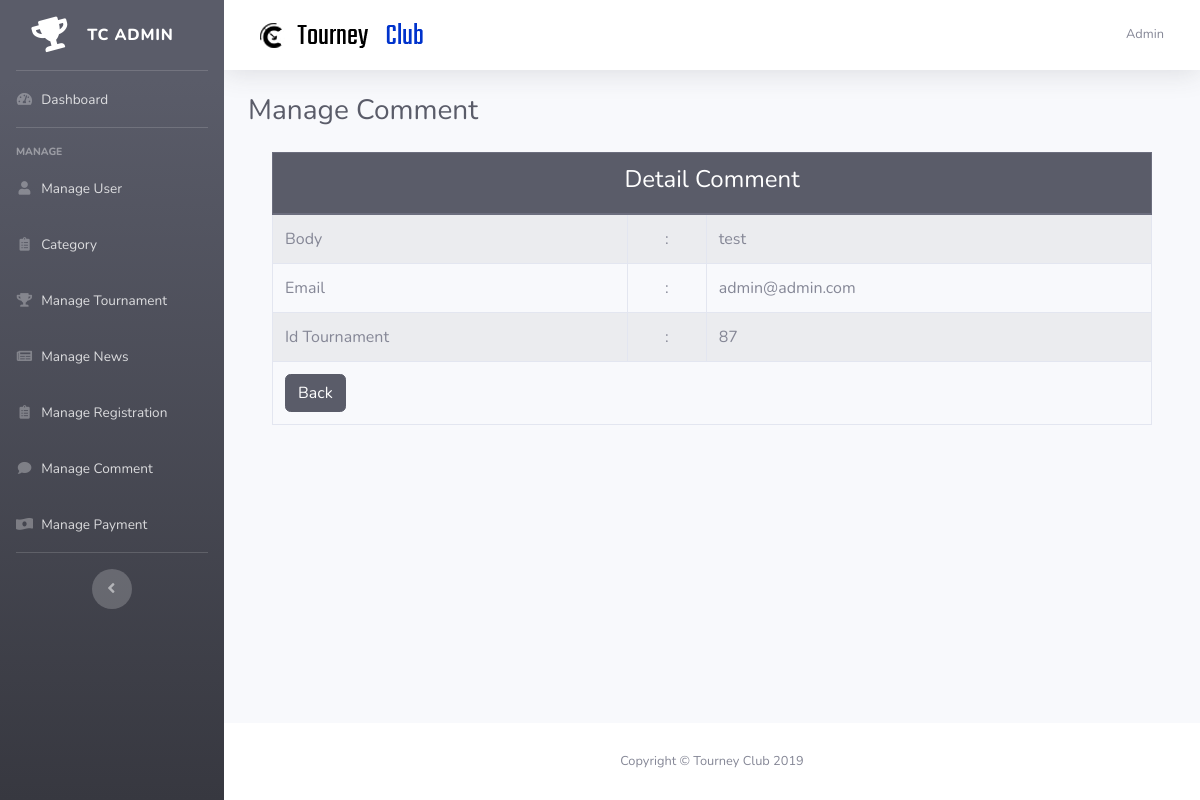
Screenshot of /admin/index.php?page=detail_comment&id_comment=45 (signed in) with the database file from the repository.
### tables this page shows
CREATE TABLE `tb_user` (
  `id_user` int(11) NOT NULL,
  `email` varchar(128) NOT NULL,
  `username` varchar(255) NOT NULL,
  `password` varchar(255) NOT NULL,
  `level` varchar(50) NOT NULL,
  `about` text NOT NULL,
  `date_birth` varchar(128) NOT NULL,
  `image` text NOT NULL,
  `date_created` datetime NOT NULL DEFAULT current_timestamp()
);

CREATE TABLE `tb_comment` (
  `id_comment` int(11) NOT NULL,
  `body` text NOT NULL,
  `email` varchar(100) NOT NULL,
  `id_tournament` int(11) NOT NULL
);

### admin/index.php (the view, shortened to what this page needs)
<?php
  include "koneksi.php";
  @$session = $_SESSION['email'];
  $query_user = "SELECT * FROM tb_user WHERE email='$session'";
  $hasil_user = mysqli_query($koneksi, $query_user);
  $data_user = mysqli_fetch_array($hasil_user);
?>
<!DOCTYPE html>
<html lang="en">
<head>
  <link href="vendor/fontawesome-free/css/all.min.css" rel="stylesheet" type="text/css">
  <link href="css/sb-admin-2.min.css" rel="stylesheet">
</head>
<body id="page-top">
  <div id="wrapper">
    <ul class="navbar-nav bg-gradient-dark sidebar sidebar-dark accordion" id="accordionSidebar">
      <a class="sidebar-brand d-flex align-items-center justify-content-center" href="index.php?page=dashboard">
        <div class="sidebar-brand-icon rotate-n-15">
          <i class="fas fa-trophy"></i>
        </div>
        <div class="sidebar-brand-text mx-3">TC Admin</div>
      </a>
      <hr class="sidebar-divider my-0">
      <li class="nav-item">
        <a class="nav-link" href="?page=dashboard">
          <i class="fas fa-fw fa-tachometer-alt"></i>
          <span>Dashboard</span></a>
      </li>
      <hr class="sidebar-divider">
      <div class="sidebar-heading">
        Manage
      </div>
      <li class="nav-item">
        <a class="nav-link" href="?page=manage_user">
          <i class="fas fa-fw fa-user"></i>
          <span>Manage User</span></a>
      </li>
      <li class="nav-item">
        <a class="nav-link" href="?page=category">
          <i class="fas fa-fw fa-clipboard-list"></i>
          <span>Category</span></a>
      </li>
      <li class="nav-item">
        <a class="nav-link" href="?page=manage_tournament">
          <i class="fas fa-fw fa-trophy"></i>
          <span>Manage Tournament</span></a>
      </li>
      <li class="nav-item">
        <a class="nav-link" href="?page=manage_news">
          <i class="fas fa-fw fa-newspaper"></i>
          <span>Manage News</span></a>
      </li>
      <li class="nav-item">
        <a class="nav-link" href="?page=manage_registration">
          <i class="fas fa-fw fa-clipboard-list"></i>
          <span>Manage Registration</span></a>
      </li>
      <li class="nav-item">
        <a class="nav-link" href="?page=manage_comment">
          <i class="fas fa-fw fa-comment"></i>
          <span>Manage Comment</span></a>
      </li>
      <li class="nav-item">
        <a class="nav-link" href="?page=manage_payment">
          <i class="fas fa-fw fa-money-bill-wave-alt"></i>
          <span>Manage Payment</span></a>
      </li>
      <hr class="sidebar-divider d-none d-md-block">
      <div class="text-center d-none d-md-inline">
        <button class="rounded-circle border-0" id="sidebarToggle"></button>
      </div>
    </ul>
    <div id="content-wrapper" class="d-flex flex-column">
      <div id="content">
        <nav class="navbar navbar-expand navbar-light bg-white topbar mb-4 static-top shadow">
          <form class="d-none d-sm-inline-block form-inline mr-auto ml-md-3 my-2 my-md-0 mw-100 navbar-search">
            <div class="input-group">
              <img src="../img/logo-admin.png">
            </div>
          </form>
          <ul class="navbar-nav ml-auto">
            <li class="nav-item dropdown no-arrow">
              <a class="nav-link dropdown-toggle" href="#" id="userDropdown" role="button" data-toggle="dropdown" aria-haspopup="true" aria-expanded="false">
                <span class="mr-2 d-none d-lg-inline text-gray-600 small"><?= $data_user['username'] ?></span>
              </a>
            </li>
          </ul>
        </nav>
        <div class="container-fluid">
          <div>
    <?php
    if (isset($_GET['page'])) {
      $page = $_GET['page'];
      switch ($page) {
        case 'detail_comment':
          include "detail_comment.php";
          break;
      }
    }
    else {
      include "dashboard.php";
    }
    ?>
  </div>
        </div>
      </div>
      <footer class="sticky-footer bg-white">
        <div class="container my-auto">
          <div class="copyright text-center my-auto">
            <span>Copyright &copy; Tourney Club 2019</span>
          </div>
        </div>
      </footer>
    </div>
  </div>
</body>
</html>

### admin/detail_comment.php (shortened to what this page needs)
<?php
include "koneksi.php";
$id=$_GET['id_comment'];
$query="SELECT * FROM tb_comment WHERE id_comment='$id'";
$hasil=mysqli_query($koneksi,$query);
$data=mysqli_fetch_array($hasil);
?>
<h1 class="h3 mb-4 text-gray-800">Manage Comment</h1>
	<div class="container">
		<form>
<table class="table table-striped table-bordered">
	<thead class="thead-dark">
		<th colspan="3" style="text-align: center;"><h4>Detail Comment</h4></th>
	</thead>
	<tr>
		<td>Body</td>
		<td style="text-align: center;"> : </td>
		<td><?php echo $data['body']?></td>
	</tr>
	<tr>
		<td>Email</td>
		<td style="text-align: center;"> : </td>
		<td><?php echo $data['email']?></td>
	</tr>
	<tr>
		<td>Id Tournament</td>
		<td style="text-align: center;"> : </td>
		<td><?php echo $data['id_tournament']?></td>
	</tr>
	<tr>
		<td colspan="3"><a href="?page=manage_comment" class="btn btn-dark text-white">Back</a></td>
	</tr>
</table>
</form>
</div>

### rows the page displays
tb_user: username "Admin"
tb_comment: body "test", email "admin@admin.com", id_tournament "87"
